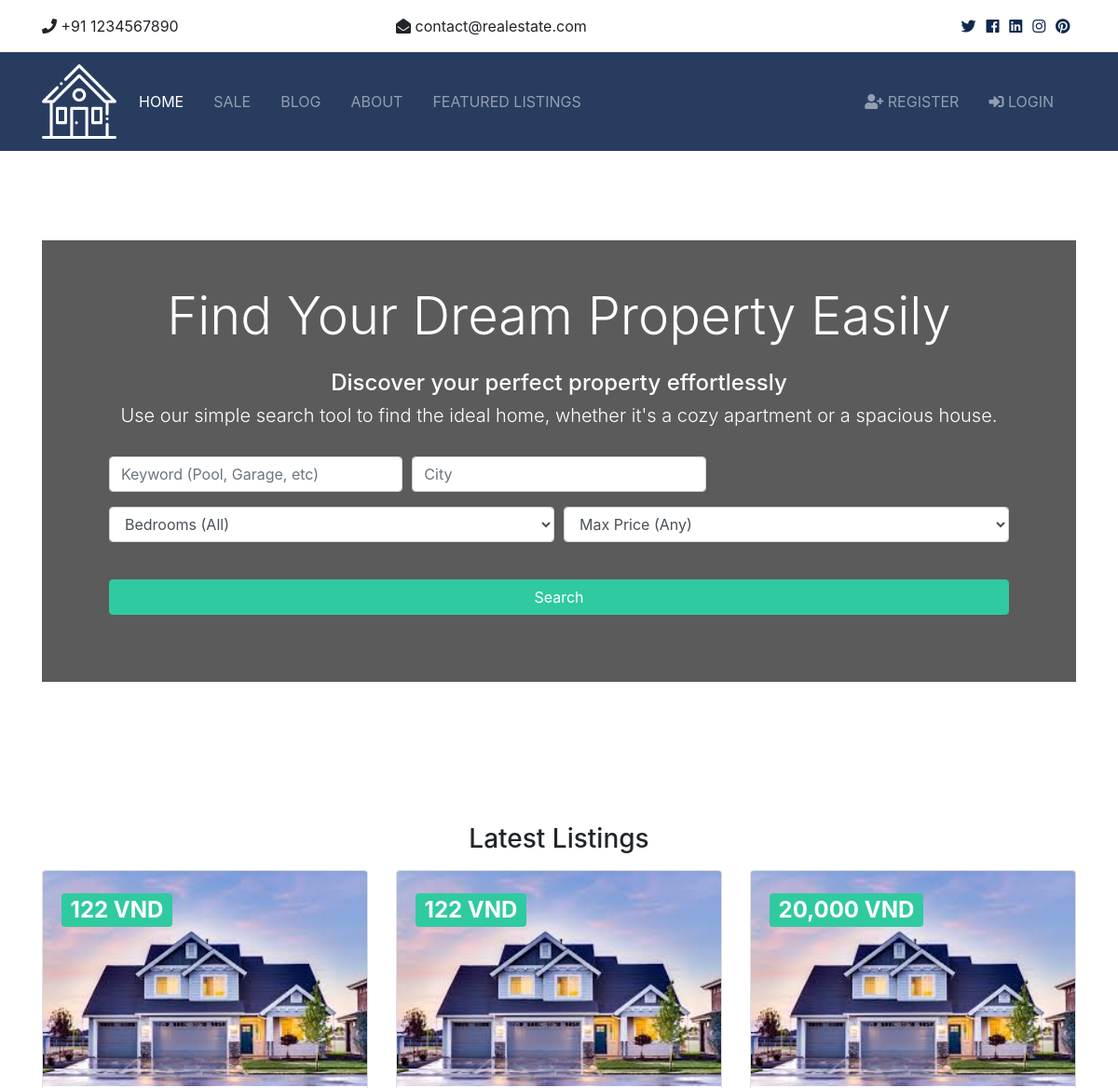
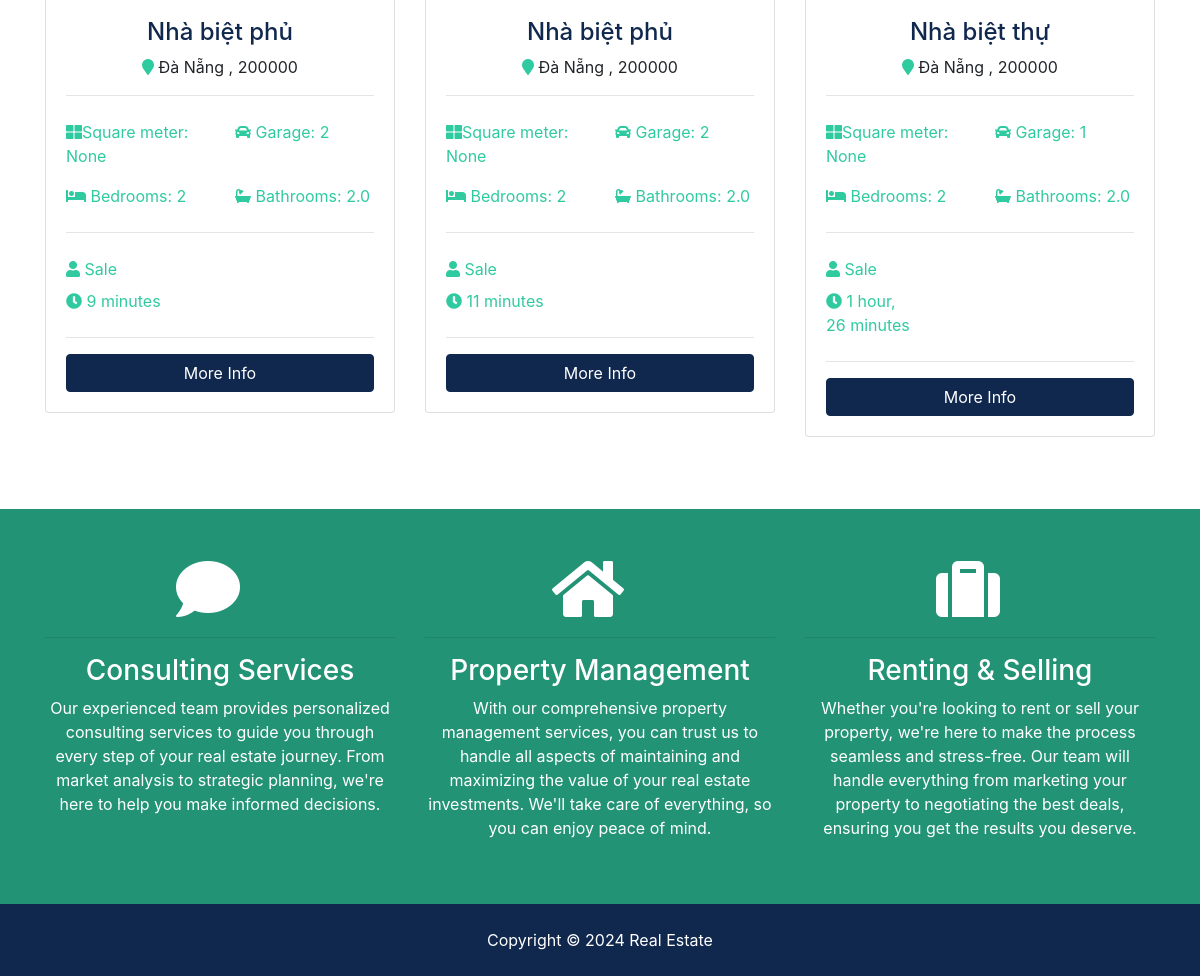
The page / on the database its author committed (2 pictures, top to bottom).
### listings/models.py (models this page shows, shortened)
class Listing(models.Model):
  realtor = models.ForeignKey(Realtor, on_delete=models.DO_NOTHING)
  title = models.CharField(max_length=200)
  address = models.CharField(max_length=200)
  city = models.CharField(max_length=100)
  state = models.CharField(max_length=100)
  zipcode = models.CharField(max_length=20)
  description = models.TextField(blank=True)
  price = models.IntegerField()
  bedrooms = models.IntegerField()
  bathrooms = models.DecimalField(max_digits=2, decimal_places=1)
  garage = models.IntegerField(default=0)
  sqft = models.IntegerField()
  lot_size = models.DecimalField(max_digits=5, decimal_places=1)
  photo_main = models.ImageField(upload_to='photos/%Y/%m/%d/')
  photo_1 = models.ImageField(upload_to='photos/%Y/%m/%d/', blank=True)
  photo_2 = models.ImageField(upload_to='photos/%Y/%m/%d/', blank=True)
  photo_3 = models.ImageField(upload_to='photos/%Y/%m/%d/', blank=True)
  photo_4 = models.ImageField(upload_to='photos/%Y/%m/%d/', blank=True)
  photo_5 = models.ImageField(upload_to='photos/%Y/%m/%d/', blank=True)
  photo_6 = models.ImageField(upload_to='photos/%Y/%m/%d/', blank=True)
  is_published = models.BooleanField(default=True)
  list_date = models.DateTimeField(default=datetime.now, blank=True)

### realtors/models.py (models this page shows)
class Realtor(models.Model):
  name = models.CharField(max_length=200)
  photo = models.ImageField(upload_to='photos/%Y/%m/%d/')
  description = models.TextField(blank=True)
  phone = models.CharField(max_length=20)
  email = models.CharField(max_length=50)
  is_mvp = models.BooleanField(default=False)
  hire_date = models.DateTimeField(default=datetime.now, blank=True)
  def __str__(self):
    return self.name

### pages/views.py (the view)
# urls.py: path('', views.index, name='listings'),
def index(request):
    listings = Listing.objects.order_by('-list_date').filter(is_published=True)[:3]
    context = {
        'listings': listings,
        'state_choices': state_choices,
        'bedroom_choices': bedroom_choices,
        'price_choices': price_choices
    }
    return render(request, 'pages/index.html', context)

### templates/pages/index.html (shortened to what this page needs)
{% extends 'base.html' %}
{% load humanize %}
{% block content %}
<section id="showcase">
    <div class="container text-center">
      <div class="home-search p-5">
        <div class="overlay p-5">
          <h1 class="display-4 mb-4">
            Find Your Dream Property Easily
          </h1>
          <h4 >Discover your perfect property effortlessly </h4>
           <h5 class="lead"> Use our simple search tool to find the ideal home, whether it's a cozy apartment or a spacious house.</h5>
          <div class="search">
            <form action="{% url 'search' %}">
          <div class="search p-4">
            <form action="{% url 'search' %}">
              <div class="form-row">
                <div class="col-md-4 mb-3">
                  <input type="text" name="keywords" class="form-control" placeholder="Keyword (Pool, Garage, etc)">
                </div>
                <div class="col-md-4 mb-3">
                  <input type="text" name="city" class="form-control" placeholder="City">
                </div>
              </div>
              <div class="form-row">
                <div class="col-md-6 mb-3">
                  <select name="bedrooms" class="form-control">
                    <option selected="true" disabled="disabled">Bedrooms (All)</option>
                  </select>
                </div>
                <div class="col-md-6 mb-3">
                  <select name="price" class="form-control" id="type">
                    <option selected="true" disabled="disabled">Max Price (Any)</option>
                  </select>
                </div>
              </div>
              <button class="btn btn-secondary btn-block mt-4" type="submit">Search</button>
            </form>
          </div>
        </div>
      </div>
    </div>
  </section>
<br>
  <section id="listings" class="py-5">
    <div class="container">
      <h3 class="text-center mb-3">Latest Listings</h3>
      <div class="row">
        {% if listings %}
          {% for listing in listings %}
            <div class="col-md-6 col-lg-4 mb-4">
              <div class="card listing-preview">
                <img class="card-img-top" src="{{ listing.photo_main.url }}" alt="">
                <div class="card-img-overlay">
                  <h2>
                    <span class="badge badge-secondary text-white">{{ listing.price |intcomma  }} VND</span>
                  </h2>
                </div>
                <div class="card-body">
                  <div class="listing-heading text-center">
                    <h4 class="text-primary">{{ listing.title }}</h4>
                    <p>
                      <i class="fas fa-map-marker text-secondary"></i> {{ listing.city }} {{ listing.state }}, {{ listing.zipcode }}</p>
                  </div>
                  <hr>
                  <div class="row py-2 text-secondary">
                    <div class="col-6">
                      <i class="fas fa-th-large"></i>Square meter: {{ listing.sqft }}</div>
                    <div class="col-6">
                      <i class="fas fa-car"></i> Garage: {{ listing.garage }}</div>
                  </div>
                  <div class="row py-2 text-secondary">
                    <div class="col-6">
                      <i class="fas fa-bed"></i> Bedrooms: {{ listing.bedrooms }}</div>
                    <div class="col-6">
                      <i class="fas fa-bath"></i> Bathrooms: {{ listing.bathrooms }}</div>
                  </div>
                  <hr>
                  <div class="row py-2 text-secondary">
                    <div class="col-6">
                      <i class="fas fa-user"></i> {{ listing.realtor }}</div>
                  </div>
                  <div class="row text-secondary pb-2">
                    <div class="col-6">
                      <i class="fas fa-clock"></i> {{ listing.list_date | timesince }}</div>
                  </div>
                  <hr>
                  <a href="{% url 'listing' listing.id %}" class="btn btn-primary btn-block">More Info</a>
                </div>
              </div>
            </div>
          {% endfor %}
        {% else %}
          <div class="col-md-12">
            <p>No Listings Available</p>
          </div>
        {% endif %}
      </div>
    </div>
  </section>
  <section id="services" class="py-5 bg-secondary text-white">
    <div class="container">
        <div class="row text-center">
            <div class="col-md-4">
                <i class="fas fa-comment fa-4x mr-4"></i>
                <hr>
                <h3>Consulting Services</h3>
                <p>Our experienced team provides personalized consulting services to guide you through every step of your real estate journey. From market analysis to strategic planning, we're here to help you make informed decisions.</p>
            </div>
            <div class="col-md-4">
                <i class="fas fa-home fa-4x mr-4"></i>
                <hr>
                <h3>Property Management</h3>
                <p>With our comprehensive property management services, you can trust us to handle all aspects of maintaining and maximizing the value of your real estate investments. We'll take care of everything, so you can enjoy peace of mind.</p>
            </div>
            <div class="col-md-4">
                <i class="fas fa-suitcase fa-4x mr-4"></i>
                <hr>
                <h3>Renting & Selling</h3>
                <p>Whether you're looking to rent or sell your property, we're here to make the process seamless and stress-free. Our team will handle everything from marketing your property to negotiating the best deals, ensuring you get the results you deserve.</p>
            </div>
        </div>
    </div>
</section>
{% endblock %}

### realestate/static/css/all.css (style rules this page uses)
.fa, .fas, .far, .fal, .fab { -moz-osx-font-smoothing: grayscale; -webkit-font-smoothing: antialiased; display: inline-block; font-style: normal; font-variant: normal; text-rendering: auto; line-height: 1; }
.fa-4x { font-size: 4em; }
.fa-bath:before { content: "\f2cd"; }
.fa-bed:before { content: "\f236"; }
.fa-car:before { content: "\f1b9"; }
.fa-clock:before { content: "\f017"; }
.fa-comment:before { content: "\f075"; }
.fa-home:before { content: "\f015"; }
.fa-map-marker:before { content: "\f041"; }
.fa-suitcase:before { content: "\f0f2"; }
.fa-th-large:before { content: "\f009"; }
.fa-user:before { content: "\f007"; }
.fa, .fas { font-family: 'Font Awesome 5 Free'; font-weight: 900; }

### realestate/static/css/style.css (style rules this page uses)
.btn-secondary { color: #fff !important; }
img { width: 100%; }
#showcase { background: url(../img/showcase.jpg) no-repeat top center fixed/cover; position: relative; min-height: 650px; color: #fff; padding-top: 6rem; }
#showcase .home-search { min-height: 400px; position: relative; border-radius: 5px; }
#showcase .overlay { content: ''; position: absolute; top: 0; left: 0; min-height: 400px; width: 100%; background: rgba(51, 51, 51, 0.8); }
#services { background: url(../img/building.jpg) no-repeat top center fixed/cover; min-height: 300px; position: relative; overflow: hidden; }
#services::before { content: ''; position: absolute; top: 0; left: 0; min-height: 100%; width: 100%; background: rgba(32, 134, 107, 0.8); }
.listing-preview a { position: relative; }

### rows shown on the page
Listing: photo_main (picture), price "122", title "Nhà biệt phủ", city "Đà Nẵng", zipcode "200000", sqft "None", garage "2", bedrooms "2", bathrooms "2.0", realtor "Sale", list_date "9 minutes"
Listing: photo_main (picture), price "122", title "Nhà biệt phủ", city "Đà Nẵng", zipcode "200000", sqft "None", garage "2", bedrooms "2", bathrooms "2.0", realtor "Sale", list_date "11 minutes"
Listing: photo_main (picture), price "20,000", title "Nhà biệt thự", city "Đà Nẵng", zipcode "200000", sqft "None", garage "1", bedrooms "2", bathrooms "2.0", realtor "Sale", list_date "1 hour, 26 minutes"
